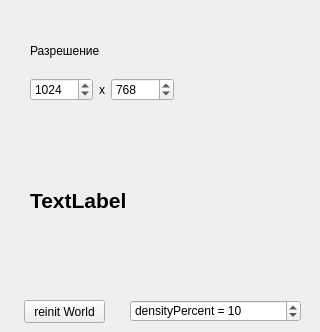
       <widget class="QWidget" name="tab_5">
        <attribute name="title">
         <string>Клеточные GPU</string>
        </attribute>
        <widget class="QWidget" name="layoutWidget_7">
         <property name="geometry">
          <rect>
           <x>30</x>
           <y>30</y>
           <width>144</width>
           <height>71</height>
          </rect>
         </property>
         <layout class="QVBoxLayout" name="verticalLayout_7">
          <item>
           <widget class="QLabel" name="label_11">
            <property name="text">
             <string>Разрешение</string>
            </property>
           </widget>
          </item>
          <item>
           <layout class="QHBoxLayout" name="horizontalLayout_10">
            <item>
             <widget class="QSpinBox" name="xRes_3">
              <property name="maximum">
               <number>100000</number>
              </property>
              <property name="value">
               <number>1024</number>
              </property>
             </widget>
            </item>
            <item>
             <widget class="QLabel" name="label_28">
              <property name="text">
               <string>x</string>
              </property>
             </widget>
            </item>
            <item>
             <widget class="QSpinBox" name="yRes_3">
              <property name="maximum">
               <number>100000</number>
              </property>
              <property name="value">
               <number>768</number>
              </property>
             </widget>
            </item>
           </layout>
          </item>
         </layout>
        </widget>
        <widget class="QLabel" name="label_12">
         <property name="geometry">
          <rect>
           <x>30</x>
           <y>150</y>
           <width>281</width>
           <height>101</height>
          </rect>
         </property>
         <property name="font">
          <font>
           <pointsize>16</pointsize>
           <weight>75</weight>
           <bold>true</bold>
          </font>
         </property>
         <property name="text">
          <string>TextLabel</string>
         </property>
        </widget>
        <widget class="QPushButton" name="reinitWorld">
         <property name="geometry">
          <rect>
           <x>24</x>
           <y>300</y>
           <width>81</width>
           <height>23</height>
          </rect>
         </property>
         <property name="text">
          <string>reinit World</string>
         </property>
        </widget>
        <widget class="QSpinBox" name="density">
         <property name="geometry">
          <rect>
           <x>130</x>
           <y>300</y>
           <width>171</width>
           <height>22</height>
          </rect>
         </property>
         <property name="prefix">
          <string>densityPercent = </string>
         </property>
         <property name="maximum">
          <number>100</number>
         </property>
         <property name="value">
          <number>10</number>
         </property>
        </widget>
       </widget>
